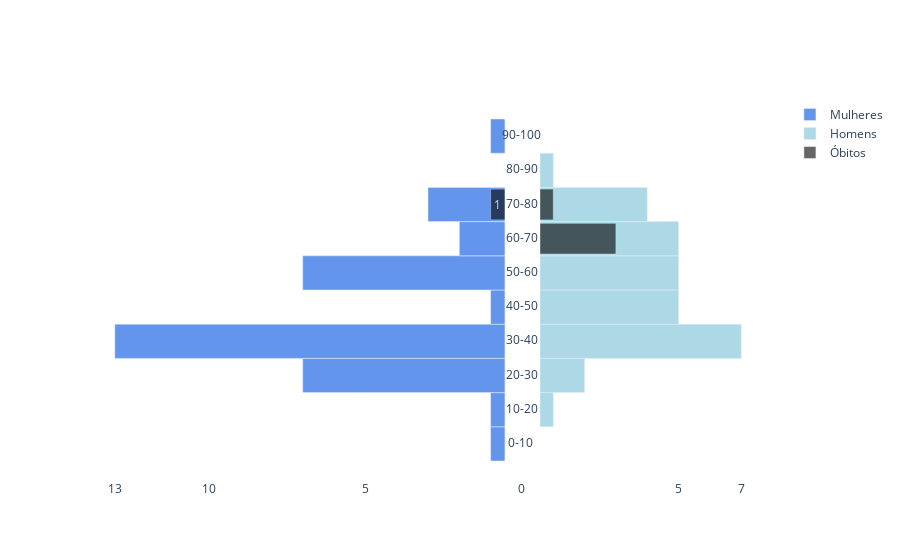

The notebook cell this image was saved under:
### Code cell
a = 0.55
        b = 9.5
        c = -0.5

        yidx =np.arange(10)
        fig = go.Figure()
        fig.add_trace(go.Bar(x=-1*mulheres_contaminadas_paty_cons.to_numpy().flatten(),
                            y=yidx,
                            orientation='h',
                            name='Mulheres',
                            width=1,
                            customdata=-1*mulheres_contaminadas_paty_cons.to_numpy().flatten(),
                            hovertemplate = "%{customdata}",
                            marker=dict(color='cornflowerblue')
                            ))

        fig.add_trace(go.Bar(x= homens_contaminadas_paty_cons.to_numpy().flatten(),
                            y= yidx,
                            orientation='h',
                            width=1,
                            name= 'Homens',
                            hovertemplate="%{x}",
                            marker=dict(color='lightblue')))  
        fig.add_scatter(x=[-a, a, a, -a],
                        y= [b, b, c, c], fill='toself',
                        mode='lines',
                        fillcolor='white' , line_color='white',
                        showlegend=False,
                        )
        fig.add_scatter(x= [0 ]*10,
                        y=yidx,
                        text=["0-10 ","10-20","20-30","30-40","40-50","50-60","60-70","70-80","80-90","90-100"],
                        mode='text',
                        showlegend=False,
                        )

        fig.add_trace( go.Bar(y=yidx,
                    x=homens_obito_paty_cons.to_numpy().flatten(),
                    orientation='h',
                    hoverinfo='x',
                    name= "Óbitos",
                    showlegend=True,
                    opacity=0.6,
                    marker=dict(color='black')
                    ))

        fig.add_trace(go.Bar(y=yidx,
                    x= -1 * mulheres_obito_paty_cons.to_numpy().flatten(),
                    orientation='h',
                    text= mulheres_obito_paty_cons.to_numpy().flatten().astype('int'),
                    hoverinfo='text',
                    showlegend=False,
                    opacity=0.6,
                    marker=dict(color='black')
                    ))

        fig.update_layout(barmode='overlay', 
                        autosize=True,
                        #height=500, 
                        #width=800, 
                        #yaxis_autorange='reversed',
                        yaxis_visible=False,
                        bargap=0.1,
                        paper_bgcolor='rgba(0,0,0,0)',
                        plot_bgcolor='rgba(0,0,0,0)'
                        )

        fig.update_layout(
            xaxis = dict(
                #tickmode = 'array',
                tickvals = [min(-1 * mulheres_contaminadas_paty_cons.to_numpy().flatten()),-10,-5,0,5,str(max(homens_contaminadas_paty_cons.to_numpy().flatten()))],
                ticktext = [str(max(mulheres_contaminadas_paty_cons.to_numpy().flatten())),'10','5','0','5',str(max(homens_contaminadas_paty_cons.to_numpy().flatten()))]
            )
        )

### Figure 1 — Plotly figure (JSON) as saved in the notebook; plotly's stock layout.template omitted (floating-point values rounded to 4 significant figures)
{"data": [{"customdata": [-1, -1, -7, -13, -1, -7, -2, -3, 0, -1], "hovertemplate": "%{customdata}", "marker": {"color": "cornflowerblue"}, "name": "Mulheres", "orientation": "h", "type": "bar", "width": 1, "x": [-1, -1, -7, -13, -1, -7, -2, -3, 0, -1], "y": [0, 1, 2, 3, 4, 5, 6, 7, 8, 9]}, {"hovertemplate": "%{x}", "marker": {"color": "lightblue"}, "name": "Homens", "orientation": "h", "type": "bar", "width": 1, "x": [0, 1, 2, 7, 5, 5, 5, 4, 1, 0], "y": [0, 1, 2, 3, 4, 5, 6, 7, 8, 9]}, {"fill": "toself", "fillcolor": "white", "line": {"color": "white"}, "mode": "lines", "showlegend": false, "type": "scatter", "x": [-0.55, 0.55, 0.55, -0.55], "y": [9.5, 9.5, -0.5, -0.5]}, {"mode": "text", "showlegend": false, "text": ["0-10 ", "10-20", "20-30", "30-40", "40-50", "50-60", "60-70", "70-80", "80-90", "90-100"], "type": "scatter", "x": [0, 0, 0, 0, 0, 0, 0, 0, 0, 0], "y": [0, 1, 2, 3, 4, 5, 6, 7, 8, 9]}, {"hoverinfo": "x", "marker": {"color": "black"}, "name": "Óbitos", "opacity": 0.6, "orientation": "h", "showlegend": true, "type": "bar", "x": [0, 0, 0, 0, 0, 0, 3, 1, 0, 0], "y": [0, 1, 2, 3, 4, 5, 6, 7, 8, 9]}, {"hoverinfo": "text", "marker": {"color": "black"}, "opacity": 0.6, "orientation": "h", "showlegend": false, "text": [0, 0, 0, 0, 0, 0, 0, 1, 0, 0], "type": "bar", "x": [0, 0, 0, 0, 0, 0, 0, -1, 0, 0], "y": [0, 1, 2, 3, 4, 5, 6, 7, 8, 9]}], "layout": {"autosize": true, "bargap": 0.1, "barmode": "overlay", "paper_bgcolor": "rgba(0,0,0,0)", "plot_bgcolor": "rgba(0,0,0,0)", "xaxis": {"ticktext": ["13", "10", "5", "0", "5", "7"], "tickvals": [-13, -10, -5, 0, 5, "7"]}, "yaxis": {"visible": false}}}
